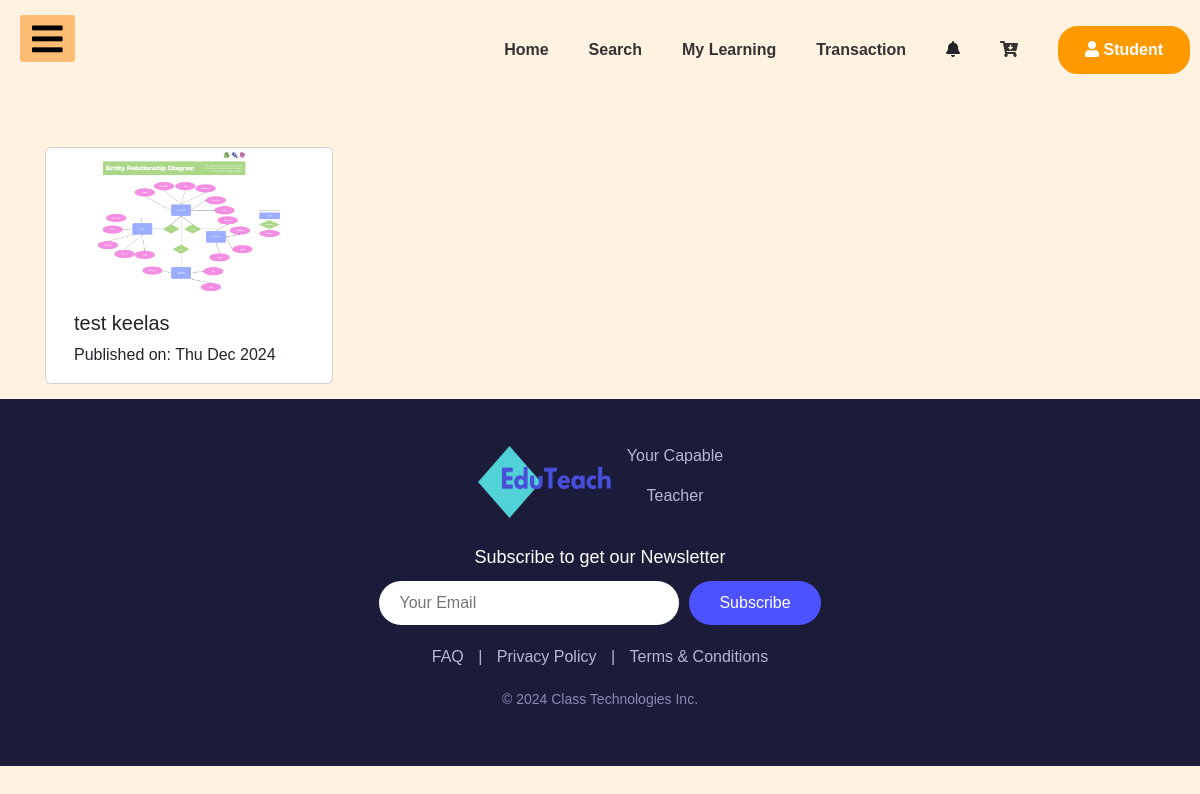
Before: /courses_app/ with the older database file.
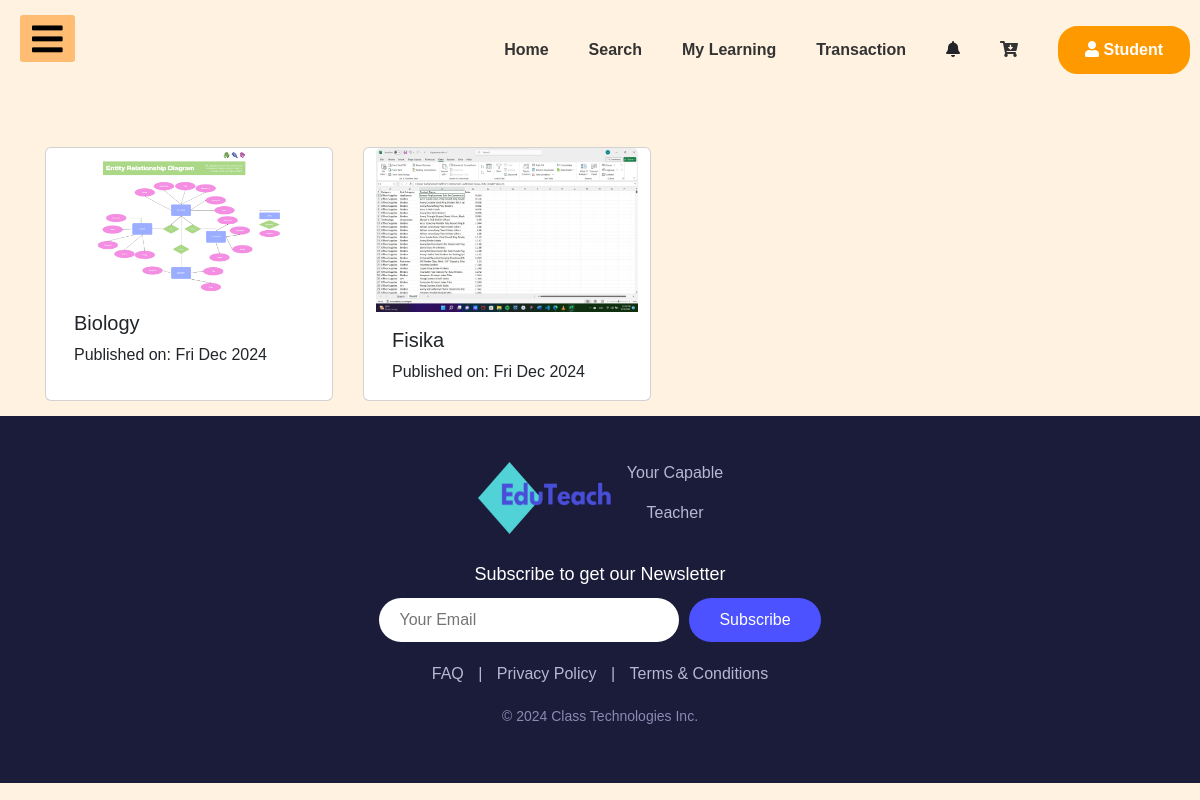
After: the same page with the newer database file.
### courses_app/models.py (models this page shows, shortened)
class Post(models.Model):
    author = models.ForeignKey(User, on_delete=models.CASCADE)  # Ganti Teacher menjadi User
    title = models.CharField(max_length=200)
    text = models.TextField()
    price = models.DecimalField(max_digits=10, decimal_places=2, default=0.00)
    created_date = models.DateTimeField(default=timezone.now)
    thumbnail = models.ImageField(upload_to='thumbnail', blank=True)
    video = EmbedVideoField(blank=True, null=True)  # Tambahkan field untuk video
    published_date = models.DateTimeField(blank=True, null=True)

### courses_app/views.py (the view)
# urls.py: path('', views.PostListView.as_view(), name='post_list'),
class PostListView(ListView):
    model = Post
    def get_queryset(self):
        return Post.objects.filter(published_date__lte=timezone.now()).order_by('-published_date')

### courses_app/templates/courses_app/post_list.html
{% extends 'dashboard_app/base_dashboard_student.html' %}
{% block body_block %}
<div class="container mt-4">
    <div class="row">
        {% for post in post_list %}
            <div class="card" style="width: 18rem; margin: 15px;">
                <a href="{% url 'post_detail' pk=post.pk %}" style="text-decoration: none; color: inherit;">
                    {% if post.thumbnail %}
                        <img src="{{ post.thumbnail.url }}" class="card-img-top" alt="Thumbnail">
                    {% else %}
                        <p class="text-center">No image available</p>
                    {% endif %}
                    <div class="card-body">
                        <h5 class="card-title">{{ post.title }}</h5>
                        <p class="card-text">Published on: {{ post.published_date | date:"D M Y" }}</p>
                    </div>
                </a>
            </div>
        {% endfor %}
    </div>
</div>
{% endblock %}

### templates/dashboard_app/base_dashboard_student.html (shortened to what this page needs)
<!DOCTYPE html>
{% load static %}
<html lang="en">
<head>
    <link rel="stylesheet" href="https://cdnjs.cloudflare.com/ajax/libs/font-awesome/5.15.3/css/all.min.css"/>
    <link href="https://cdn.jsdelivr.net/npm/bootstrap@5.3.3/dist/css/bootstrap.min.css" rel="stylesheet">
    <link rel="stylesheet" href="{% static 'css/base_dashboard.css' %}">
</head>
<body>
    <div class="containerr">
        <ul class="nav-links">
          <li><a href="{% url 'user_app:studentdashboard' %}">Home</a></li>
          <li><a href="{% url 'post_list' %}">Search</a></li>
          <li><a href="#">My Learning</a></li>
          <li><a href="#">Transaction</a></li>
          <li><a><i class="fas fa-bell"></i></a></li>
          <li><a href="#"><i class="fas fa-cart-arrow-down"></i></a></li>
          <button class="button"><i class="fas fa-user"></i> Student</button>
        </ul>
    </div>
    <label for="check">
        <i class="fas fa-bars" id="btn"></i>
    </label>
    {% block body_block %}
    {% endblock %}
    <footer>
        <div class="footer-container">
          <div class="footer-logo">
            <img class = "logo"src="{% static 'img/Desain tanpa judul.png' %}" >
            <div class="logo-text">
              <p>Your Capable </p><p>Teacher</p>
            </div>
          </div>
          <div class="newsletter">
            <p>Subscribe to get our Newsletter</p>
            <form>
              <input type="email" placeholder="Your Email" required>
              <button type="submit">Subscribe</button>
            </form>
          </div>
          <div class="footer-links">
            <a href="{% url 'user_app:faq'%}">FAQ</a> |
            <a href="#">Privacy Policy</a> |
            <a href="#">Terms & Conditions</a>
          </div>
          <div class="footer-bottom">
            <p>&copy; 2024 Class Technologies Inc.</p>
          </div>
        </div>
    </footer>
</body>
</html>

### static/css/base_dashboard.css (style rules this page uses)
* { padding: 0; margin: 0; list-style: none; text-decoration: none; }
body { font-family: 'Roboto', sans-serif; background-color: #FFF2E1; }
label #btn,label #cancel { position: absolute; background: #FFBD73; border-radius: 3px; cursor: pointer; }
label #btn { left: 20px; top: 15px; font-size: 35px; color: rgb(0, 0, 0); padding: 6px 12px; transition: all .5s; }
footer { background-color: #1b1b3a; padding: 40px 20px; color: #fff; text-align: center; }
.footer-container { max-width: 1200px; margin: 0 auto; }
.footer-logo { display: flex; justify-content: center; align-items: center; margin-bottom: 20px; }
.footer-logo img { width: 140px; height: 80px; margin-right: 10px; }
.footer-logo .logo-text p { margin-top: 5px; color: #b8b8d1; }
.newsletter { margin: 20px 0; }
.newsletter p { font-size: 18px; margin-bottom: 10px; }
.newsletter form { display: flex; justify-content: center; }
.newsletter input { padding: 10px 20px; border: none; border-radius: 30px; width: 300px; font-size: 16px; outline: none; }
.newsletter button { padding: 10px 30px; margin-left: 10px; background-color: #4c52ff; color: #fff; border: none; border-radius: 30px; font-size: 16px; cursor: pointer; transition: background-color 0.3s ease; }
.footer-links { margin: 20px 0; color: #b8b8d1; }
.footer-links a { color: #b8b8d1; margin: 0 10px; text-decoration: none; }
.footer-bottom { margin-top: 20px; font-size: 14px; color: #8a8ab3; }
* { box-sizing: border-box; }
body { font-family: Arial, Helvetica, sans-serif; margin: 0; }
.containerr { margin-top: 1em; display: flex; flex-direction: row-reverse; justify-content: space-between; align-items: center; text-align: left; padding: 10px; background-color: #FFF2E1; }
.nav-links { display: flex; list-style: none; padding: 0; margin: 0; text-align: center; align-items: center; }
.nav-links li { margin-right: 40px; }
.nav-links li a { text-decoration: none; color: #333; font-weight: bold; }
.button { background-color: #FF9900; color: #FFFFFF; padding: 10px 25px; border-radius: 20px; border: 2px solid #FF9900; text-decoration: none; font-weight: bold; }

Changed rows visible on the page:
removed Post: thumbnail (picture), title "test keelas", published_date "Thu Dec 2024"
added Post: thumbnail (picture), title "Biology", published_date "Fri Dec 2024"
added Post: thumbnail (picture), title "Fisika", published_date "Fri Dec 2024"
